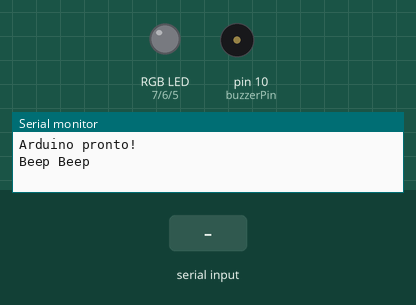
Bench run of a sketch on a simulated Arduino Uno, built with avr-gcc and run on an emulated ATmega328P. On the bench: an RGB LED mixed from three pins (HIGH = lit), buzzer (waves = sounding, pin HIGH), the last lines printed to the serial monitor. Inputs (shaded band) come from the test bench.

Above: at 1.6 s.
1.7 s: "b" received over Serial
At 3.0 s:
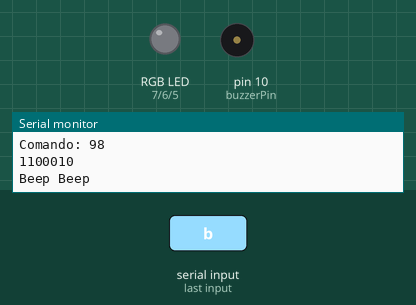
3.3 s: "v" received over Serial
At 4.2 s:
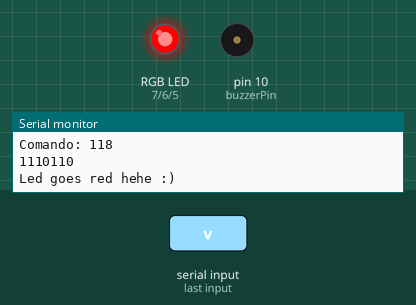
4.8 s: "a" received over Serial
At 5.4 s:
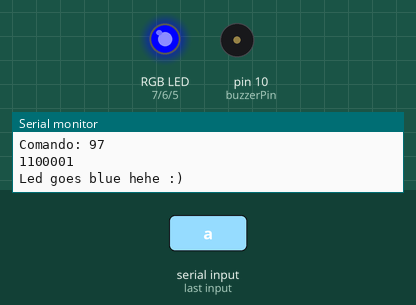
6.3 s: "l" received over Serial
At 7.5 s:
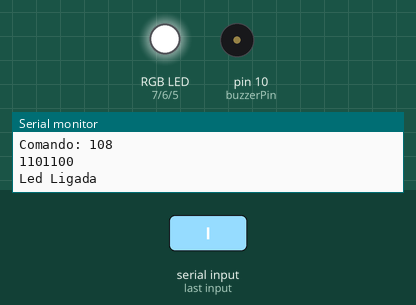
7.8 s: "b" received over Serial
At 8.9 s:
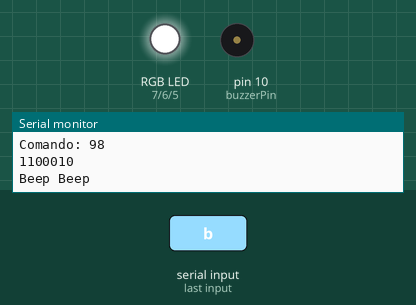
Timing chart, 0 to 10.4 s (numbered marks = the images above; inputs shaded):
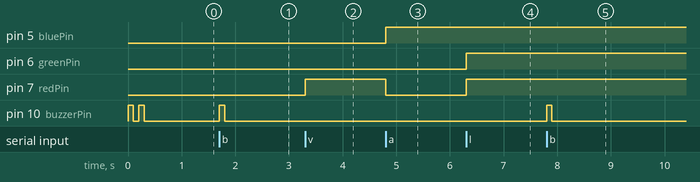

The sketch:

SerialFinal.ino
```cpp
#define redPin 7
#define greenPin 6
#define bluePin 5
#define buzzerPin 10

void setup() {
  pinMode(redPin,OUTPUT);
  pinMode(greenPin,OUTPUT);
  pinMode(bluePin,OUTPUT);
  pinMode(buzzerPin,OUTPUT);
  Serial.begin(9600);
  while(!Serial){
    ;
  }
  Serial.println("Arduino pronto!");
  apitar(2);
}

void loop() {
  if(Serial.available()){
    int c = Serial.read();
    if(c!=10){
    Serial.print("Comando: ");
    Serial.println(c,DEC);
    Serial.println(c,BIN);
    switch (c){
      case 98: //b
        apitar(1);
      break;
      case 118: //v
        rgb(255,000,000);
        Serial.println("Led goes red hehe :)");
      break;
      case 97: //a
        rgb(000,000,255);
        Serial.println("Led goes blue hehe :)");
      break;
      case 108: //l
        rgb(255,255,255);
        Serial.println("Led Ligada");
      break;
      case 100: //d
        rgb(000,000,000);
        Serial.println("Led desligada");
      break;
      default:
        Serial.println("Comando não encontrado!");
      break;
      }
    }
    }
}

void apitar(int vezes){
  for(int i= 0; i<vezes ; i++){
    digitalWrite(buzzerPin, HIGH);
    delay(100);
    digitalWrite(buzzerPin, LOW);
    delay(100);
    }
  Serial.println("Beep Beep");
}

void rgb(int r, int g, int b){
  digitalWrite(redPin, r);
  digitalWrite(greenPin, g);
  digitalWrite(bluePin, b);
  }
```

Measured:
- after the input at 1.7 s, pin 10 (buzzerPin): LOW → HIGH at once, → LOW 0.10 s later
- after the input at 3.3 s, pin 7 (redPin): LOW → HIGH at once
- after the input at 4.8 s, pin 5 (bluePin): LOW → HIGH at once; pin 7 (redPin): HIGH → LOW at once
- after the input at 6.3 s, pin 6 (greenPin), pin 7 (redPin): LOW → HIGH at once
- after the input at 7.8 s, pin 10 (buzzerPin): LOW → HIGH at once, → LOW 0.10 s later
